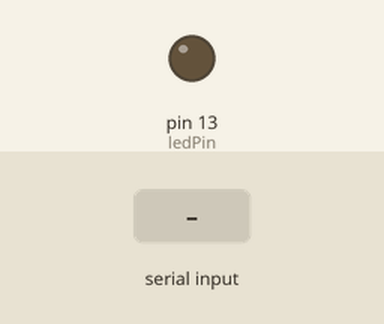
The sketch below on a simulated Arduino Uno, built with avr-gcc and run on an emulated ATmega328P. On the bench: output pins drawn as LEDs (lit = HIGH). Dashed ring = blinking. Inputs (shaded band) come from the test bench.

Above: at 1.2 s.
1.3 s: "90,45\n" received over Serial
At 2.15 s:
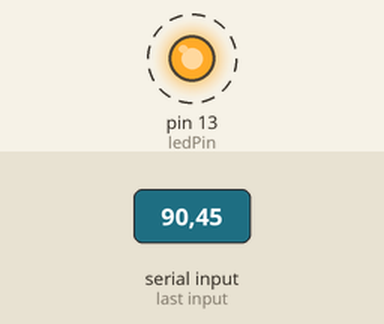
Timing chart, 0 to 8.6 s (numbered marks = the images above; inputs shaded):
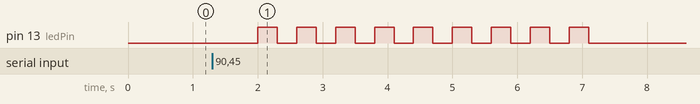

Measured:
- after the input at 1.3 s, pin 13 (ledPin): alternates HIGH for 0.30 s and LOW for 0.30 s, 18 changes in all, then stays LOW, starting after 0.70 s

The sketch:

serialCommunication.ino
```cpp
const int ledPin = 13;
void setup()
{
 pinMode(ledPin, OUTPUT);
 Serial.begin(9600);
}
void loop()
{
 if (Serial.available())
 {
  int num = Serial.read() - '0';
  {
   for (int i= 0; i<num; i++)
    {
     digitalWrite(ledPin, HIGH);
     delay(300);
     digitalWrite(ledPin, LOW);
     delay(300);
    }
   }
  }
 delay(1000);
}
```
